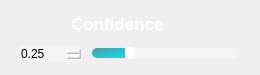
                 <widget class="QFrame" name="Conf_QF">
                  <property name="minimumSize">
                   <size>
                    <width>260</width>
                    <height>75</height>
                   </size>
                  </property>
                  <property name="maximumSize">
                   <size>
                    <width>260</width>
                    <height>75</height>
                   </size>
                  </property>
                  <property name="styleSheet">
                   <string notr="true">QFrame#Conf_QF{
border:2px solid rgba(255, 255, 255, 70);
border-radius:15px;
}</string>
                  </property>
                  <layout class="QVBoxLayout" name="verticalLayout_18">
                   <item>
                    <widget class="QPushButton" name="ToggleBotton_3">
                     <property name="sizePolicy">
                      <sizepolicy hsizetype="Expanding" vsizetype="Fixed">
                       <horstretch>0</horstretch>
                       <verstretch>0</verstretch>
                      </sizepolicy>
                     </property>
                     <property name="minimumSize">
                      <size>
                       <width>0</width>
                       <height>30</height>
                      </size>
                     </property>
                     <property name="maximumSize">
                      <size>
                       <width>16777215</width>
                       <height>30</height>
                      </size>
                     </property>
                     <property name="font">
                      <font>
                       <family>Nirmala UI</family>
                       <pointsize>13</pointsize>
                       <italic>false</italic>
                       <bold>true</bold>
                      </font>
                     </property>
                     <property name="cursor">
                      <cursorShape>ArrowCursor</cursorShape>
                     </property>
                     <property name="mouseTracking">
                      <bool>true</bool>
                     </property>
                     <property name="focusPolicy">
                      <enum>Qt::StrongFocus</enum>
                     </property>
                     <property name="contextMenuPolicy">
                      <enum>Qt::DefaultContextMenu</enum>
                     </property>
                     <property name="layoutDirection">
                      <enum>Qt::LeftToRight</enum>
                     </property>
                     <property name="autoFillBackground">
                      <bool>false</bool>
                     </property>
                     <property name="styleSheet">
                      <string notr="true">QPushButton{
background-image: url(:/setting /images/newsize/conf.png);
background-repeat: no-repeat;
background-position: left center;
border: none;
border-left: 20px solid transparent;

text-align: left;
padding-left: 40px;
padding-bottom: 4px;
color: white;
font: 700 13pt &quot;Nirmala UI&quot;;
}</string>
                     </property>
                     <property name="text">
                      <string>Confidence</string>
                     </property>
                     <property name="autoDefault">
                      <bool>false</bool>
                     </property>
                     <property name="default">
                      <bool>false</bool>
                     </property>
                     <property name="flat">
                      <bool>false</bool>
                     </property>
                    </widget>
                   </item>
                   <item>
                    <widget class="QFrame" name="frame">
                     <property name="sizePolicy">
                      <sizepolicy hsizetype="Preferred" vsizetype="Preferred">
                       <horstretch>0</horstretch>
                       <verstretch>0</verstretch>
                      </sizepolicy>
                     </property>
                     <property name="minimumSize">
                      <size>
                       <width>0</width>
                       <height>20</height>
                      </size>
                     </property>
                     <property name="maximumSize">
                      <size>
                       <width>16777215</width>
                       <height>20</height>
                      </size>
                     </property>
                     <layout class="QHBoxLayout" name="horizontalLayout_17" stretch="3,7">
                      <property name="spacing">
                       <number>10</number>
                      </property>
                      <property name="leftMargin">
                       <number>8</number>
                      </property>
                      <property name="topMargin">
                       <number>0</number>
                      </property>
                      <property name="rightMargin">
                       <number>10</number>
                      </property>
                      <property name="bottomMargin">
                       <number>0</number>
                      </property>
                      <item>
                       <widget class="QDoubleSpinBox" name="conf_spinbox">
                        <property name="cursor">
                         <cursorShape>PointingHandCursor</cursorShape>
                        </property>
                        <property name="styleSheet">
                         <string notr="true">QDoubleSpinBox {
border: 0px solid lightgray;
border-radius: 2px;
background-color: rgba(255,255,255,90);
font: 600 9pt &quot;Segoe UI&quot;;
}
        
QDoubleSpinBox::up-button {
width: 10px;
height: 9px;
margin: 0px 3px 0px 0px;
border-image: url(:/setting /images/newsize/box_up.png);
}
QDoubleSpinBox::up-button:pressed {
margin-top: 1px;
}
            
QDoubleSpinBox::down-button {
width: 10px;
height: 9px;
margin: 0px 3px 0px 0px;
border-image: url(:/setting /images/newsize/box_down.png);
}
QDoubleSpinBox::down-button:pressed {
margin-bottom: 1px;
}</string>
                        </property>
                        <property name="minimum">
                         <double>0.010000000000000</double>
                        </property>
                        <property name="maximum">
                         <double>1.000000000000000</double>
                        </property>
                        <property name="singleStep">
                         <double>0.050000000000000</double>
                        </property>
                        <property name="value">
                         <double>0.250000000000000</double>
                        </property>
                       </widget>
                      </item>
                      <item>
                       <widget class="QSlider" name="conf_slider">
                        <property name="cursor">
                         <cursorShape>PointingHandCursor</cursorShape>
                        </property>
                        <property name="styleSheet">
                         <string notr="true">QSlider::groove:horizontal {
border: none;
height: 10px;
background-color: rgba(255,255,255,90);
border-radius: 5px;
}

QSlider::handle:horizontal {
width: 10px;
margin: -1px 0px -1px 0px;
border-radius: 3px;
background-color: white;
}

QSlider::sub-page:horizontal {
background-color: qlineargradient(x1:0, y1:0, x2:1, y2:1, stop:0 #59969b, stop:1 #04e7fa);
border-radius: 5px;
}</string>
                        </property>
                        <property name="minimum">
                         <number>1</number>
                        </property>
                        <property name="maximum">
                         <number>100</number>
                        </property>
                        <property name="value">
                         <number>25</number>
                        </property>
                        <property name="orientation">
                         <enum>Qt::Horizontal</enum>
                        </property>
                       </widget>
                      </item>
                     </layout>
                    </widget>
                   </item>
                  </layout>
                 </widget>
